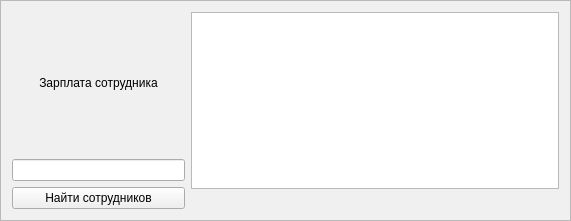
   <widget class="QFrame" name="frame_3">
    <property name="geometry">
     <rect>
      <x>580</x>
      <y>400</y>
      <width>571</width>
      <height>221</height>
     </rect>
    </property>
    <property name="palette">
     <palette>
      <active>
       <colorrole role="WindowText">
        <brush brushstyle="SolidPattern">
         <color alpha="255">
          <red>0</red>
          <green>0</green>
          <blue>0</blue>
         </color>
        </brush>
       </colorrole>
       <colorrole role="Button">
        <brush brushstyle="SolidPattern">
         <color alpha="255">
          <red>240</red>
          <green>240</green>
          <blue>240</blue>
         </color>
        </brush>
       </colorrole>
       <colorrole role="Light">
        <brush brushstyle="SolidPattern">
         <color alpha="255">
          <red>255</red>
          <green>255</green>
          <blue>255</blue>
         </color>
        </brush>
       </colorrole>
       <colorrole role="Midlight">
        <brush brushstyle="SolidPattern">
         <color alpha="255">
          <red>227</red>
          <green>227</green>
          <blue>227</blue>
         </color>
        </brush>
       </colorrole>
       <colorrole role="Dark">
        <brush brushstyle="SolidPattern">
         <color alpha="255">
          <red>160</red>
          <green>160</green>
          <blue>160</blue>
         </color>
        </brush>
       </colorrole>
       <colorrole role="Mid">
        <brush brushstyle="SolidPattern">
         <color alpha="255">
          <red>160</red>
          <green>160</green>
          <blue>160</blue>
         </color>
        </brush>
       </colorrole>
       <colorrole role="Text">
        <brush brushstyle="SolidPattern">
         <color alpha="255">
          <red>0</red>
          <green>0</green>
          <blue>0</blue>
         </color>
        </brush>
       </colorrole>
       <colorrole role="BrightText">
        <brush brushstyle="SolidPattern">
         <color alpha="255">
          <red>255</red>
          <green>255</green>
          <blue>255</blue>
         </color>
        </brush>
       </colorrole>
       <colorrole role="ButtonText">
        <brush brushstyle="SolidPattern">
         <color alpha="255">
          <red>0</red>
          <green>0</green>
          <blue>0</blue>
         </color>
        </brush>
       </colorrole>
       <colorrole role="Base">
        <brush brushstyle="SolidPattern">
         <color alpha="255">
          <red>255</red>
          <green>255</green>
          <blue>255</blue>
         </color>
        </brush>
       </colorrole>
       <colorrole role="Window">
        <brush brushstyle="SolidPattern">
         <color alpha="255">
          <red>112</red>
          <green>112</green>
          <blue>112</blue>
         </color>
        </brush>
       </colorrole>
       <colorrole role="Shadow">
        <brush brushstyle="SolidPattern">
         <color alpha="255">
          <red>105</red>
          <green>105</green>
          <blue>105</blue>
         </color>
        </brush>
       </colorrole>
       <colorrole role="Highlight">
        <brush brushstyle="SolidPattern">
         <color alpha="255">
          <red>0</red>
          <green>120</green>
          <blue>215</blue>
         </color>
        </brush>
       </colorrole>
       <colorrole role="HighlightedText">
        <brush brushstyle="SolidPattern">
         <color alpha="255">
          <red>255</red>
          <green>255</green>
          <blue>255</blue>
         </color>
        </brush>
       </colorrole>
       <colorrole role="Link">
        <brush brushstyle="SolidPattern">
         <color alpha="255">
          <red>0</red>
          <green>0</green>
          <blue>255</blue>
         </color>
        </brush>
       </colorrole>
       <colorrole role="LinkVisited">
        <brush brushstyle="SolidPattern">
         <color alpha="255">
          <red>255</red>
          <green>0</green>
          <blue>255</blue>
         </color>
        </brush>
       </colorrole>
       <colorrole role="AlternateBase">
        <brush brushstyle="SolidPattern">
         <color alpha="255">
          <red>245</red>
          <green>245</green>
          <blue>245</blue>
         </color>
        </brush>
       </colorrole>
       <colorrole role="NoRole">
        <brush brushstyle="SolidPattern">
         <color alpha="255">
          <red>0</red>
          <green>0</green>
          <blue>0</blue>
         </color>
        </brush>
       </colorrole>
       <colorrole role="ToolTipBase">
        <brush brushstyle="SolidPattern">
         <color alpha="255">
          <red>255</red>
          <green>255</green>
          <blue>220</blue>
         </color>
        </brush>
       </colorrole>
       <colorrole role="ToolTipText">
        <brush brushstyle="SolidPattern">
         <color alpha="255">
          <red>0</red>
          <green>0</green>
          <blue>0</blue>
         </color>
        </brush>
       </colorrole>
       <colorrole role="PlaceholderText">
        <brush brushstyle="SolidPattern">
         <color alpha="128">
          <red>0</red>
          <green>0</green>
          <blue>0</blue>
         </color>
        </brush>
       </colorrole>
      </active>
      <inactive>
       <colorrole role="WindowText">
        <brush brushstyle="SolidPattern">
         <color alpha="255">
          <red>0</red>
          <green>0</green>
          <blue>0</blue>
         </color>
        </brush>
       </colorrole>
       <colorrole role="Button">
        <brush brushstyle="SolidPattern">
         <color alpha="255">
          <red>240</red>
          <green>240</green>
          <blue>240</blue>
         </color>
        </brush>
       </colorrole>
       <colorrole role="Light">
        <brush brushstyle="SolidPattern">
         <color alpha="255">
          <red>255</red>
          <green>255</green>
          <blue>255</blue>
         </color>
        </brush>
       </colorrole>
       <colorrole role="Midlight">
        <brush brushstyle="SolidPattern">
         <color alpha="255">
          <red>227</red>
          <green>227</green>
          <blue>227</blue>
         </color>
        </brush>
       </colorrole>
       <colorrole role="Dark">
        <brush brushstyle="SolidPattern">
         <color alpha="255">
          <red>160</red>
          <green>160</green>
          <blue>160</blue>
         </color>
        </brush>
       </colorrole>
       <colorrole role="Mid">
        <brush brushstyle="SolidPattern">
         <color alpha="255">
          <red>160</red>
          <green>160</green>
          <blue>160</blue>
         </color>
        </brush>
       </colorrole>
       <colorrole role="Text">
        <brush brushstyle="SolidPattern">
         <color alpha="255">
          <red>0</red>
          <green>0</green>
          <blue>0</blue>
         </color>
        </brush>
       </colorrole>
       <colorrole role="BrightText">
        <brush brushstyle="SolidPattern">
         <color alpha="255">
          <red>255</red>
          <green>255</green>
          <blue>255</blue>
         </color>
        </brush>
       </colorrole>
       <colorrole role="ButtonText">
        <brush brushstyle="SolidPattern">
         <color alpha="255">
          <red>0</red>
          <green>0</green>
          <blue>0</blue>
         </color>
        </brush>
       </colorrole>
       <colorrole role="Base">
        <brush brushstyle="SolidPattern">
         <color alpha="255">
          <red>255</red>
          <green>255</green>
          <blue>255</blue>
         </color>
        </brush>
       </colorrole>
       <colorrole role="Window">
        <brush brushstyle="SolidPattern">
         <color alpha="255">
          <red>240</red>
          <green>240</green>
          <blue>240</blue>
         </color>
        </brush>
       </colorrole>
       <colorrole role="Shadow">
        <brush brushstyle="SolidPattern">
         <color alpha="255">
          <red>105</red>
          <green>105</green>
          <blue>105</blue>
         </color>
        </brush>
       </colorrole>
       <colorrole role="Highlight">
        <brush brushstyle="SolidPattern">
         <color alpha="255">
          <red>240</red>
          <green>240</green>
          <blue>240</blue>
         </color>
        </brush>
       </colorrole>
       <colorrole role="HighlightedText">
        <brush brushstyle="SolidPattern">
         <color alpha="255">
          <red>0</red>
          <green>0</green>
          <blue>0</blue>
         </color>
        </brush>
       </colorrole>
       <colorrole role="Link">
        <brush brushstyle="SolidPattern">
         <color alpha="255">
          <red>0</red>
          <green>0</green>
          <blue>255</blue>
         </color>
        </brush>
       </colorrole>
       <colorrole role="LinkVisited">
        <brush brushstyle="SolidPattern">
         <color alpha="255">
          <red>255</red>
          <green>0</green>
          <blue>255</blue>
         </color>
        </brush>
       </colorrole>
       <colorrole role="AlternateBase">
        <brush brushstyle="SolidPattern">
         <color alpha="255">
          <red>245</red>
          <green>245</green>
          <blue>245</blue>
         </color>
        </brush>
       </colorrole>
       <colorrole role="NoRole">
        <brush brushstyle="NoBrush">
         <color alpha="255">
          <red>0</red>
          <green>0</green>
          <blue>0</blue>
         </color>
        </brush>
       </colorrole>
       <colorrole role="ToolTipBase">
        <brush brushstyle="SolidPattern">
         <color alpha="255">
          <red>255</red>
          <green>255</green>
          <blue>220</blue>
         </color>
        </brush>
       </colorrole>
       <colorrole role="ToolTipText">
        <brush brushstyle="SolidPattern">
         <color alpha="255">
          <red>0</red>
          <green>0</green>
          <blue>0</blue>
         </color>
        </brush>
       </colorrole>
       <colorrole role="PlaceholderText">
        <brush brushstyle="SolidPattern">
         <color alpha="128">
          <red>0</red>
          <green>0</green>
          <blue>0</blue>
         </color>
        </brush>
       </colorrole>
      </inactive>
      <disabled>
       <colorrole role="WindowText">
        <brush brushstyle="SolidPattern">
         <color alpha="255">
          <red>120</red>
          <green>120</green>
          <blue>120</blue>
         </color>
        </brush>
       </colorrole>
       <colorrole role="Button">
        <brush brushstyle="SolidPattern">
         <color alpha="255">
          <red>240</red>
          <green>240</green>
          <blue>240</blue>
         </color>
        </brush>
       </colorrole>
       <colorrole role="Light">
        <brush brushstyle="SolidPattern">
         <color alpha="255">
          <red>255</red>
          <green>255</green>
          <blue>255</blue>
         </color>
        </brush>
       </colorrole>
       <colorrole role="Midlight">
        <brush brushstyle="SolidPattern">
         <color alpha="255">
          <red>247</red>
          <green>247</green>
          <blue>247</blue>
         </color>
        </brush>
       </colorrole>
       <colorrole role="Dark">
        <brush brushstyle="SolidPattern">
         <color alpha="255">
          <red>160</red>
          <green>160</green>
          <blue>160</blue>
         </color>
        </brush>
       </colorrole>
       <colorrole role="Mid">
        <brush brushstyle="SolidPattern">
         <color alpha="255">
          <red>160</red>
          <green>160</green>
          <blue>160</blue>
         </color>
        </brush>
       </colorrole>
       <colorrole role="Text">
        <brush brushstyle="SolidPattern">
         <color alpha="255">
          <red>120</red>
          <green>120</green>
          <blue>120</blue>
         </color>
        </brush>
       </colorrole>
       <colorrole role="BrightText">
        <brush brushstyle="SolidPattern">
         <color alpha="255">
          <red>255</red>
          <green>255</green>
          <blue>255</blue>
         </color>
        </brush>
       </colorrole>
       <colorrole role="ButtonText">
        <brush brushstyle="SolidPattern">
         <color alpha="255">
          <red>120</red>
          <green>120</green>
          <blue>120</blue>
         </color>
        </brush>
       </colorrole>
       <colorrole role="Base">
        <brush brushstyle="SolidPattern">
         <color alpha="255">
          <red>112</red>
          <green>112</green>
          <blue>112</blue>
         </color>
        </brush>
       </colorrole>
       <colorrole role="Window">
        <brush brushstyle="SolidPattern">
         <color alpha="255">
          <red>112</red>
          <green>112</green>
          <blue>112</blue>
         </color>
        </brush>
       </colorrole>
       <colorrole role="Shadow">
        <brush brushstyle="SolidPattern">
         <color alpha="255">
          <red>0</red>
          <green>0</green>
          <blue>0</blue>
         </color>
        </brush>
       </colorrole>
       <colorrole role="Highlight">
        <brush brushstyle="SolidPattern">
         <color alpha="255">
          <red>0</red>
          <green>120</green>
          <blue>215</blue>
         </color>
        </brush>
       </colorrole>
       <colorrole role="HighlightedText">
        <brush brushstyle="SolidPattern">
         <color alpha="255">
          <red>255</red>
          <green>255</green>
          <blue>255</blue>
         </color>
        </brush>
       </colorrole>
       <colorrole role="Link">
        <brush brushstyle="SolidPattern">
         <color alpha="255">
          <red>0</red>
          <green>0</green>
          <blue>255</blue>
         </color>
        </brush>
       </colorrole>
       <colorrole role="LinkVisited">
        <brush brushstyle="SolidPattern">
         <color alpha="255">
          <red>255</red>
          <green>0</green>
          <blue>255</blue>
         </color>
        </brush>
       </colorrole>
       <colorrole role="AlternateBase">
        <brush brushstyle="SolidPattern">
         <color alpha="255">
          <red>245</red>
          <green>245</green>
          <blue>245</blue>
         </color>
        </brush>
       </colorrole>
       <colorrole role="NoRole">
        <brush brushstyle="NoBrush">
         <color alpha="255">
          <red>0</red>
          <green>0</green>
          <blue>0</blue>
         </color>
        </brush>
       </colorrole>
       <colorrole role="ToolTipBase">
        <brush brushstyle="SolidPattern">
         <color alpha="255">
          <red>255</red>
          <green>255</green>
          <blue>220</blue>
         </color>
        </brush>
       </colorrole>
       <colorrole role="ToolTipText">
        <brush brushstyle="SolidPattern">
         <color alpha="255">
          <red>0</red>
          <green>0</green>
          <blue>0</blue>
         </color>
        </brush>
       </colorrole>
       <colorrole role="PlaceholderText">
        <brush brushstyle="SolidPattern">
         <color alpha="128">
          <red>0</red>
          <green>0</green>
          <blue>0</blue>
         </color>
        </brush>
       </colorrole>
      </disabled>
     </palette>
    </property>
    <property name="autoFillBackground">
     <bool>true</bool>
    </property>
    <property name="frameShape">
     <enum>QFrame::StyledPanel</enum>
    </property>
    <property name="frameShadow">
     <enum>QFrame::Raised</enum>
    </property>
    <layout class="QHBoxLayout" name="horizontalLayout_6">
     <item>
      <layout class="QVBoxLayout" name="verticalLayout_10">
       <item>
        <layout class="QVBoxLayout" name="verticalLayout_16">
         <item>
          <widget class="QLabel" name="date_4">
           <property name="text">
            <string>Зарплата сотрудника</string>
           </property>
           <property name="alignment">
            <set>Qt::AlignCenter</set>
           </property>
          </widget>
         </item>
         <item>
          <widget class="QLineEdit" name="salary">
           <property name="inputMask">
            <string>999999</string>
           </property>
          </widget>
         </item>
        </layout>
       </item>
       <item>
        <widget class="QPushButton" name="pushButton_12">
         <property name="text">
          <string>Найти сотрудников</string>
         </property>
        </widget>
       </item>
      </layout>
     </item>
     <item>
      <layout class="QVBoxLayout" name="verticalLayout_18">
       <item>
        <widget class="QTableView" name="tableView_3">
         <property name="minimumSize">
          <size>
           <width>368</width>
           <height>0</height>
          </size>
         </property>
        </widget>
       </item>
       <item>
        <widget class="QLabel" name="label_5">
         <property name="text">
          <string/>
         </property>
         <property name="alignment">
          <set>Qt::AlignCenter</set>
         </property>
        </widget>
       </item>
      </layout>
     </item>
    </layout>
   </widget>
